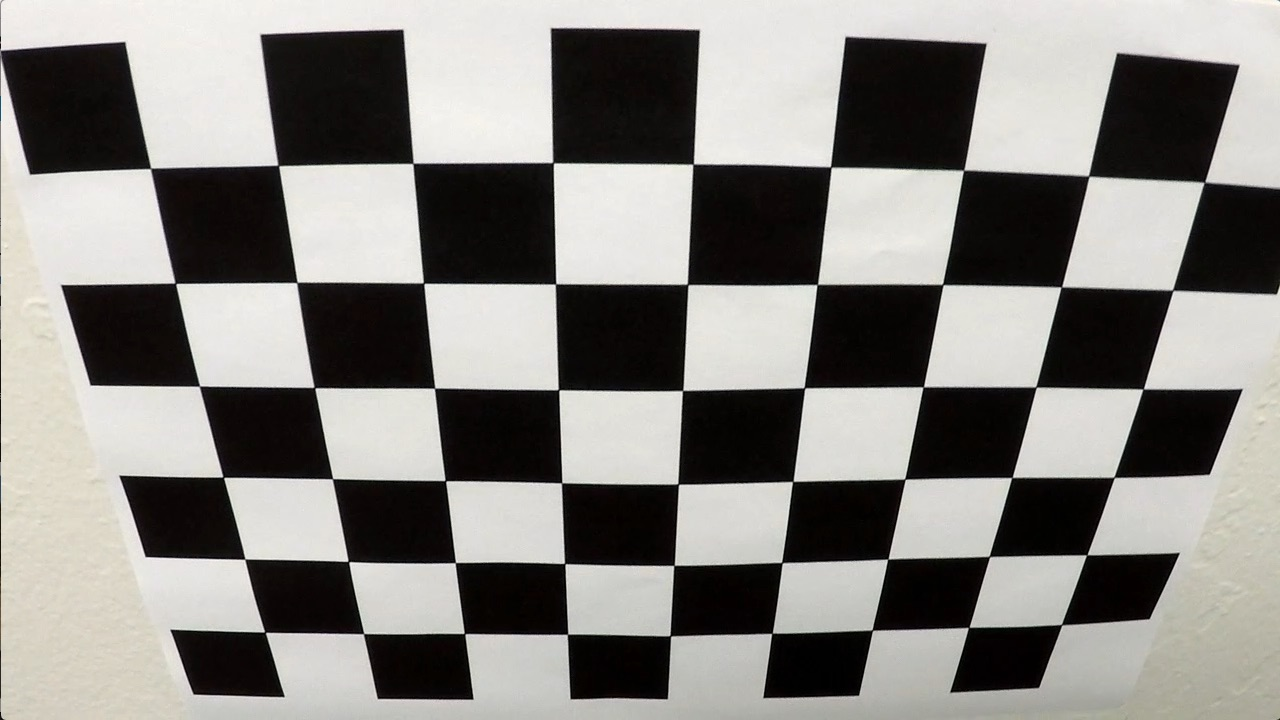
#> input picture P4_Advanced Lane Lines Detection/camera_cal/calibration2.jpg, 1280 x 720 px
$ jupyter execute --allow-errors 'P4 Advanced Lane Lines Detection.ipynb'   (shell and % lines are left out)   (older library calls are emulated)
#> lines starting #> are read from the running program, lines starting #| are printed output that depends on the picture; after the words box and inside, x2 and y2 are one past the last pixel; in counts of white or black regions, pixels touching at a corner belong together
[cell 1]
import pickle
import glob
import cv2
import numpy as np
import matplotlib.pyplot as plt
import matplotlib.image as mpimg
import os
from scipy.misc import imsave
from moviepy.editor import VideoFileClip
from IPython.display import HTML
from collections import deque
# from pipeline_functions import *
# from process_frame import *

# Get camera calibration matrix and distortion coefficients given a set of chessboard images

[cell 2]
# example calibration image
c1 = cv2.imread('./camera_cal/calibration2.jpg')
#> c1 is the input picture: shape (720, 1280, 3); mean B, G, R 128.5, 132.4, 134.4
plt.imshow(c1)
#> (this line was passed over: IPython is not available in this run)

## [np.mgrid](https://docs.scipy.org/doc/numpy-1.13.0/reference/generated/numpy.mgrid.html)
## [glob.glob](https://docs.python.org/2/library/glob.html)

## [findChessboardCorners](https://docs.opencv.org/2.4/modules/calib3d/doc/camera_calibration_and_3d_reconstruction.html?highlight=findchessboardcorners#cv2.findChessboardCorners)

## [drawChessboardCorners](https://docs.opencv.org/2.4/modules/calib3d/doc/camera_calibration_and_3d_reconstruction.html?highlight=drawchessboardcorners#cv2.drawChessboardCorners)
```np.mgrid[0:9, 0:6].T.reshape([-1, 2]):```

```array([[0, 0], [1, 0], [2, 0], [3, 0], [4, 0], [5, 0], [6, 0], [7, 0], [8, 0], [0, 1], [1, 1], [2, 1], ..., [8, 5]])```


[cell 3]
def get_calibration_parameters(calibration_image_path, nx, ny):
    '''
    This function detect the parameters for camera calibration
    该方程意在检测出用于摄像头校正的corners位置的参数
    objectpoints中包含了一张没有变形的棋盘图片中corners应在的位置
    imagepoints代表检测出corners所在的位置
    '''
#> called with nx = 9, ny = 6
    # get image size
    img_size = cv2.imread(calibration_image_path[0]).shape[:2]
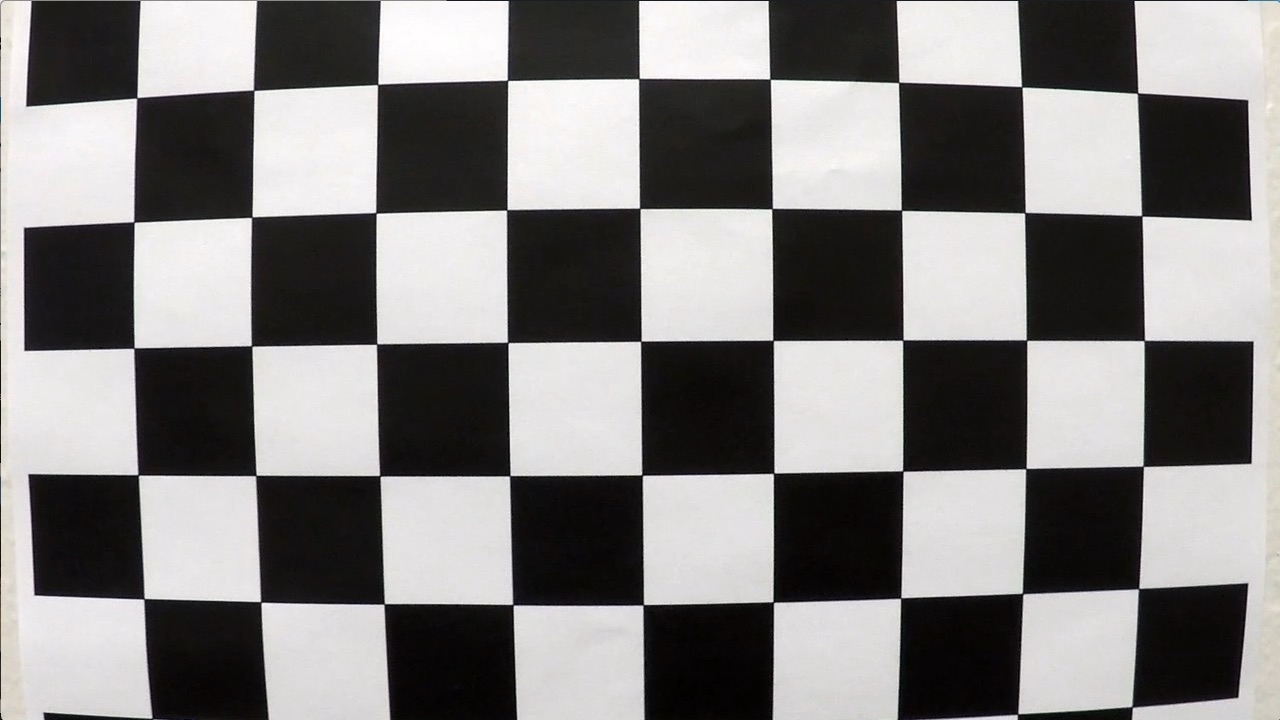
#> input picture P4_Advanced Lane Lines Detection/camera_cal/calibration1.jpg, 1280 x 720 px
#> img_size = (720, 1280)
    # list to store object points and image points of all the images
    imagepoints = [] # 2d points in image plane 图像上检测出的corners坐标
    objectpoints = [] # 3d points in real world space 现实中的坐标

    # Creating object points like ([0, 0, 0], [5, 5, 0], ...)
    obj = np.zeros([nx*ny, 3], np.float32)
    obj[:, :2] = np.mgrid[0:nx, 0:ny].T.reshape([-1, 2])

    for image_path in calibration_image_path:
        # read each image
        img = cv2.imread(image_path)
#> img is the input picture: shape (720, 1280, 3); mean B, G, R 127.8, 128.4, 130.1

        # Convert image to gray scale
        gray_img = cv2.cvtColor(img, cv2.COLOR_BGR2GRAY)

        # Find chestboard coners
        # flags == None
        # ret: if this function detected corners or not
        ret, corners = cv2.findChessboardCorners(gray_img, (nx,ny), None) # corners includes all coordinates
#> ret = False; corners = None

        # if corners detected, add to objects points and image points
        if ret == True:
            objectpoints.append(obj)
            imagepoints.append(corners)

    #         img = cv2.drawChessboardCorners(c1, (9,6), corners, ret)
    #         plt.imshow(img)

    objectpoints = np.array(objectpoints)
    imagepoints = np.array(imagepoints)

    return objectpoints, imagepoints

## pipeline of camera calibration

[cell 4]
# read pathes of all calibration images
images = glob.glob('./camera_cal/calibration*.jpg')

# get calibration parameters
objectpoints, imagepoints = get_calibration_parameters(images, 9, 6)

[cell 5]
def cal_undistort(img, objectpoints, imagepoints):
    '''
    Use cv2.undistort() to calculate the calibration matrix 校正矩阵 and distortion coefficients 失真系数
    '''
    img_size = img.shape[:2]
    ret, mtx, dist, rvecs, tvecs = cv2.calibrateCamera(objectpoints, imagepoints, img_size, None, None)
    undist = cv2.undistort(img, mtx, dist, None, mtx)
    return undist

<br><br><br><br><br><br>

# Apply a distortion correction to raw images
## [cv2.calibrateCamera](https://docs.opencv.org/2.4/modules/calib3d/doc/camera_calibration_and_3d_reconstruction.html?highlight=calibratecamera#cv2.calibrateCamera)
## [cv2.undistort](https://docs.opencv.org/2.4/modules/imgproc/doc/geometric_transformations.html?highlight=undistort#cv2.undistort)

### Undistortion Test

[cell 6]
img = cv2.imread('./test_images/straight_lines1.jpg')
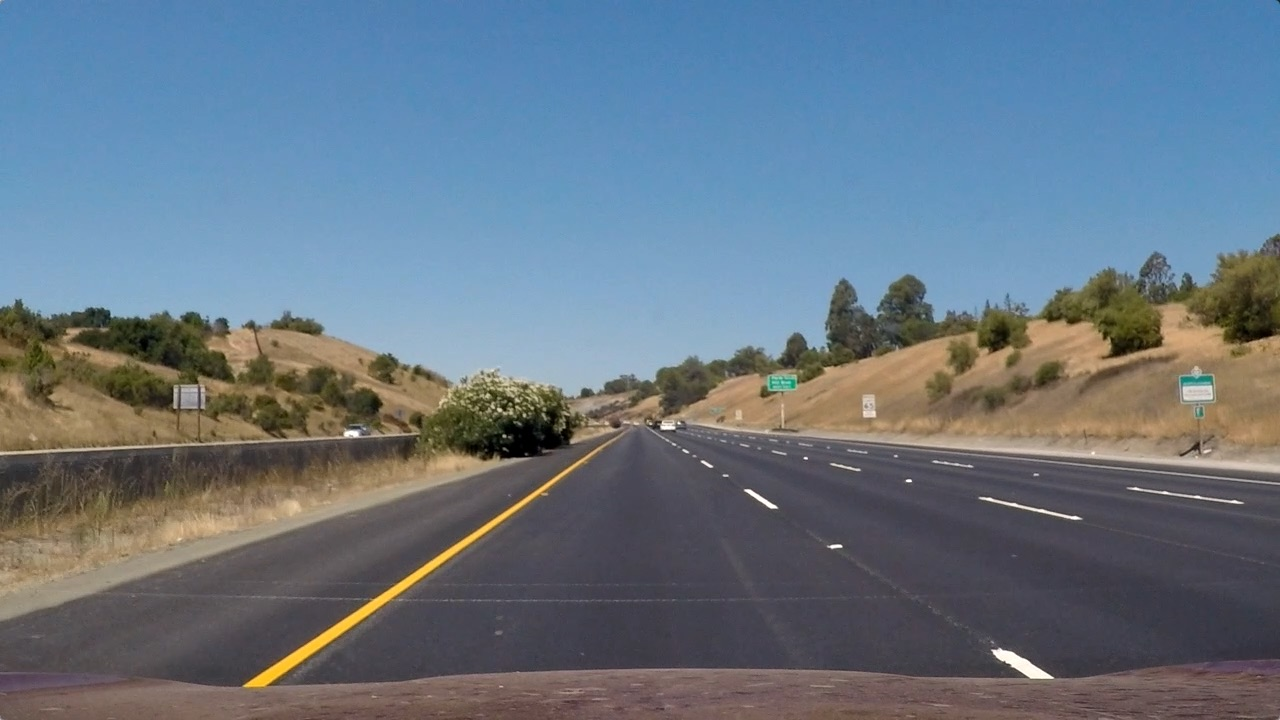
#> input picture P4_Advanced Lane Lines Detection/test_images/straight_lines1.jpg, 1280 x 720 px
#> img is the input picture: shape (720, 1280, 3); mean B, G, R 131.2, 117.7, 103.2
img = cv2.cvtColor(img, cv2.COLOR_BGR2RGB)
plt.imshow(img)
#> (this line was passed over: IPython is not available in this run)

[cell 7]
undis_img = cal_undistort(img, objectpoints, imagepoints)
plt.imshow(undis_img)
#> (this line was passed over: IPython is not available in this run)

<br><br><br><br><br><br>

# Use color transforms, gradients, etc., to create a thresholded binary image

## Absolute Sobel Operator

[cell 8]
# [21 lines left out: function abs_sobel_thresh, not called in this run]

## Magnitude of Sobel Operator

#> (a cell that did not finish here is left out)

## Gradients direction

[cell 10]
def dir_threshold(img, sobel_kernel=3, thresh=(0, np.pi/2)):

    # Apply the following steps to img
    # 1) Convert to grayscale
    gray_img = cv2.cvtColor(img, cv2.COLOR_BGR2GRAY)
    # 2) Take the gradient in x and y separately
    sobel_x = cv2.Sobel(gray_img, cv2.CV_64F, 1, 0, ksize = sobel_kernel)
    sobel_y = cv2.Sobel(gray_img, cv2.CV_64F, 0, 1, ksize = sobel_kernel)
    # 3) Take the absolute value of the x and y gradients
    abs_sobelx = np.absolute(sobel_x)
    abs_sobely = np.absolute(sobel_y)
    # 4) Use np.arctan2(abs_sobely, abs_sobelx) to calculate the direction of the gradient
    dires = np.arctan2(abs_sobely, abs_sobelx)
    # 5) Create a binary mask where direction thresholds are met
    binary_output = np.zeros_like(dires)
    # 6) Return this mask as your binary_output image
    binary_output[(dires >= thresh[0]) & (dires <= thresh[1])] = 1
    return binary_output

# HLS Selection

[cell 11]
def hls_select(img, thresh=(0, 255)):
    # 1) Convert to HLS color space
#> called with thresh = (90, 255)
    hls_img = cv2.cvtColor(img, cv2.COLOR_BGR2HLS)
#> hls_img: shape (720, 1280, 3); mean of channels 0, 1, 2 72.7, 116.9, 66.8
    # 2) Apply a threshold to the S channel
    binary_output = np.zeros_like(hls_img[:,:,2])
    # 3) Return a binary image of threshold result
    binary_output[(hls_img[:,:,2] > thresh[0]) & (hls_img[:,:,2] <= thresh[1])] = 1
    return binary_output

# Combined Selection Test

[cell 12]
def select_combined_binary(undis_img):
    # Convert to HLS color space and make the HLS selection
    HLS_selected = hls_select(undis_img, thresh=(90, 255))
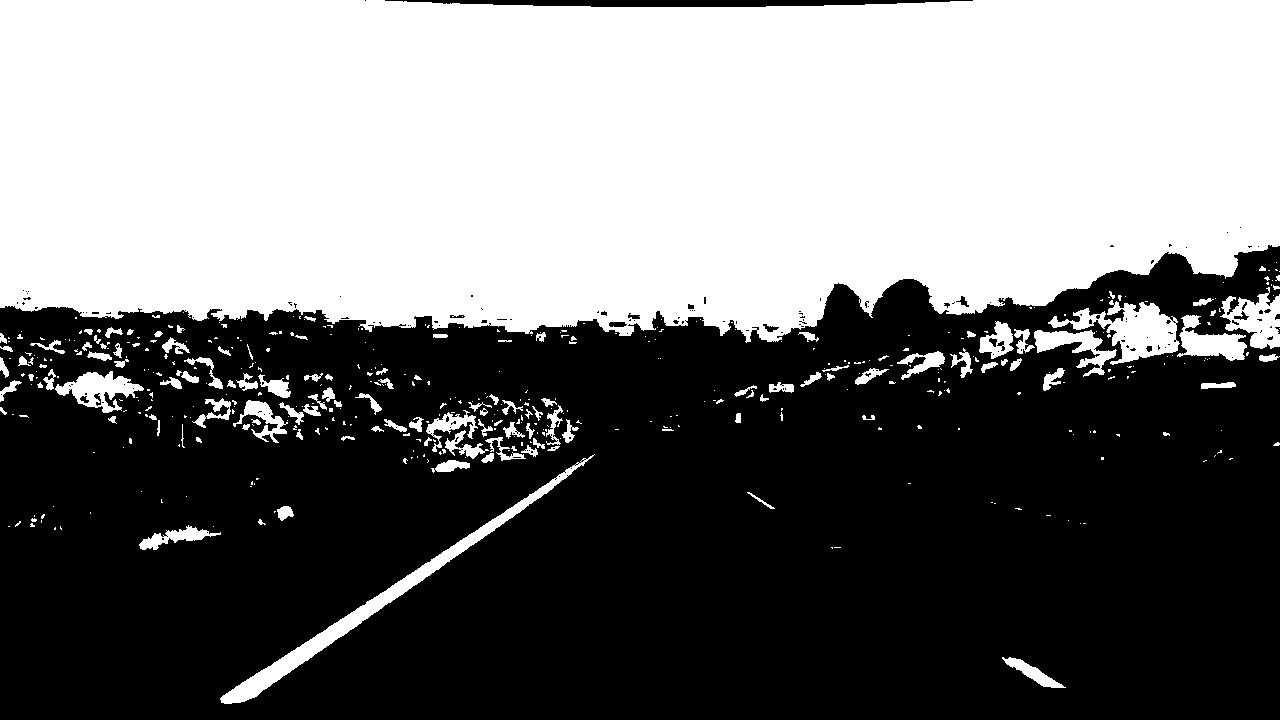
#> HLS_selected: shape (720, 1280); values 0 (black) and 1 (white), 45.8% white; 465 white regions (336 under 20 px), largest, box (x1, y1, x2, y2) and area: (0, 0, 1280, 343) 391060, (220, 454, 595, 704) 5352, (1048, 300, 1180, 365) 3526

    # Gradients direction selection
    Gradient_direction_selected = dir_threshold(undis_img, sobel_kernel=9, thresh=(0.7, 1.3))
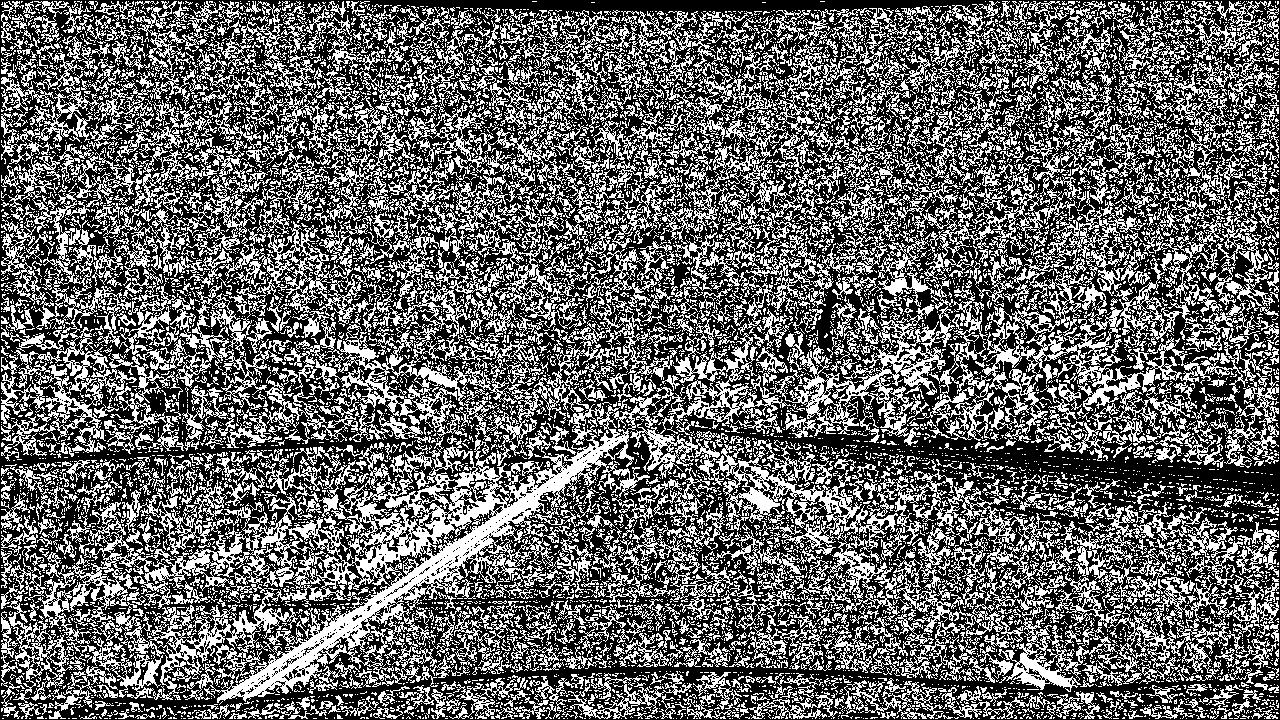
#> Gradient_direction_selected: shape (720, 1280) float64; values 0 (black) and 1 (white), 39.8% white in thin lines or dots

    # Magnitude of Sobel operator
    Mag_sobel_selected = mag_thresh(undis_img, sobel_kernel=9, mag_thresh=(90, 250))


    # Stack each channel to view their individual contributions in green and blue respectively
    # This returns a stack of the two binary images, whose components you can see as different colors
    color_binary = np.dstack(( HLS_selected, Gradient_direction_selected, Mag_sobel_selected )) * 255

    # Combine the two binary thresholds
    combined_binary = np.zeros_like(HLS_selected)
    combined_binary[(HLS_selected == 1) | (Gradient_direction_selected == 1) & (Mag_sobel_selected == 1)] = 1

    return combined_binary

[cell 13]
img = cv2.imread('./test_images/straight_lines1.jpg')
img = cv2.cvtColor(img, cv2.COLOR_BGR2RGB)
undis_img = cal_undistort(img, objectpoints, imagepoints)
#> (the rest of this cell did not finish here and is left out)

<br><br><br><br><br><br>

# Apply a perspective transform to rectify binary image
## [cv2.warpPerspective](https://docs.opencv.org/2.4/modules/imgproc/doc/geometric_transformations.html?highlight=getperspectivetransform#cv2.getPerspectiveTransform)

## [cv2.warpPerspective](https://docs.opencv.org/2.4/modules/imgproc/doc/geometric_transformations.html?highlight=warpperspective#cv2.warpPerspective)

[cell 14]
# [24 lines left out: function corners_unwarp, not called in this run]

### Test perspective transformation

[cell 15]
img = cv2.imread('./test_images/straight_lines1.jpg')
img = cv2.cvtColor(img, cv2.COLOR_BGR2RGB)
undis_img = cal_undistort(img, objectpoints, imagepoints)
#> (the rest of this cell did not finish here and is left out)


#> (a cell that did not finish here is left out)

#> (a cell that did not finish here is left out)

# Detect lane pixels and fit to find the lane boundary

## [cv2.rectangle](https://docs.opencv.org/2.4/modules/core/doc/drawing_functions.html?highlight=rectangle#cv2.rectangle)

#> (a cell that did not finish here is left out)

[cell 19]
# [197 lines left out: functions sliding_window_search, calculate_curvature, not called in this run]

# Test with test images

[cell 20]
# [16 lines left out: function lane_line_detect, not called in this run]

[cell 21]
########### read all test images ############

test_img_folder = './test_images'
test_img_list = []
for each_img in os.listdir(test_img_folder):
    test_img_list.append(cv2.imread(os.path.join(test_img_folder, each_img)))
test_img_list = np.array(test_img_list)

# [6 lines of commented-out code are left out]


#> (the rest of this cell did not finish here and is left out)

<br><br><br><br><br><br><br>

# From now, let's test on videos
## [np.argsort](https://docs.scipy.org/doc/numpy-1.13.0/reference/generated/numpy.argsort.html)
## [np.append](https://docs.scipy.org/doc/numpy-1.13.0/reference/generated/numpy.append.html)

[cell 22]
class Line:
    def __init__(self, side):
        self.side = side
        # Was the line found in the previous frame?
        self.found = False

        # Remember x and y values of lanes in previous frame
        self.X = None
        self.Y = None

        # Store recent x intercepts for averaging across frames
        self.x_int = deque(maxlen=10)
        self.top = deque(maxlen=10)

        # Remember previous x intercept to compare against current one
        self.lastx_int = None
        self.last_top = None

        # Remember radius of curvature
        self.radius = None

        # Store recent polynomial coefficients for averaging across frames
        self.fit0 = deque(maxlen=10)
        self.fit1 = deque(maxlen=10)
        self.fit2 = deque(maxlen=10)
        self.fitx = None
        self.pts = []

        # Count the number of frames
        self.count = 0


    # [157 lines left out: functions sliding_window_search, found_based_search, calculate_curvature_radius, calculate_intercept, x_y_pos_sorted, not called in this run]

[cell 23]
# [126 lines left out: functions video_abs_sobel_thresh, video_mag_thresh, video_dir_threshold, video_hls_select, video_select_combined_binary, corners_unwarp, not called in this run]

[cell 24]
# [173 lines left out: functions draw_lines, process_frames, not called in this run]

[cell 25]
src = np.float32([[495,490],[200,700],[800,490],[1115,700]])
dst = np.float32([[50,300],[170,700],[1230,300],[1110,700]])

# read pathes of all calibration images
images = glob.glob('./camera_cal/calibration*.jpg')

# get calibration parameters
objectpoints, imagepoints = get_calibration_parameters(images, 9, 6)

# Test on project video

[cell 26]
# !mkdir test_videos_output
# define class
Left = Line("left")
Right = Line("right")

video_output = './test_videos_output/project_video.mp4'
## To speed up the testing process you may want to try your pipeline on a shorter subclip of the video
## To do so add .subclip(start_second,end_second) to the end of the line below
## Where start_second and end_second are integer values representing the start and end of the subclip
## You may also uncomment the following line for a subclip of the first 5 seconds
# clip1 = VideoFileClip("test_videos/solidWhiteRight.mp4").subclip(0,5)
#> (the rest of this cell did not finish here and is left out)

# Test on chanllenge video

[cell 27]
# !mkdir test_videos_output
# define class
Left = Line("left")
Right = Line("right")
